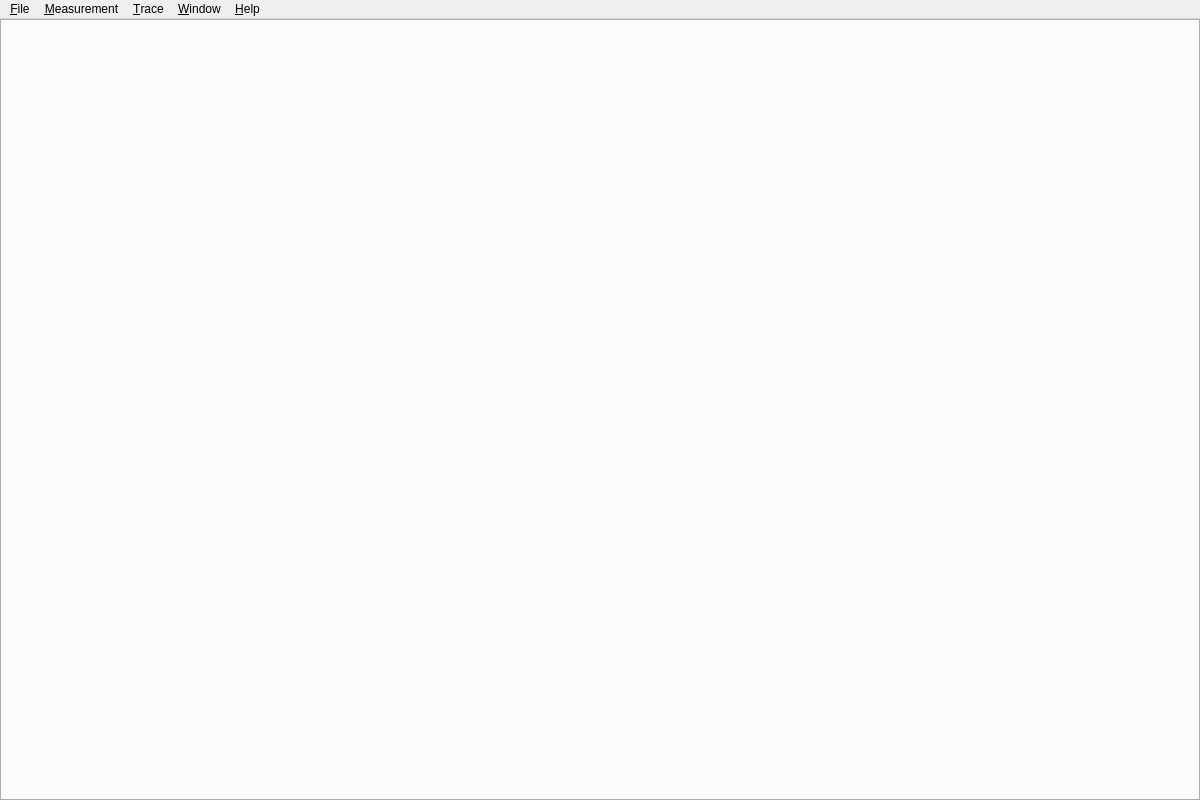
<?xml version="1.0" encoding="UTF-8"?>
<ui version="4.0">
 <class>MainWindow</class>
 <widget class="QMainWindow" name="MainWindow">
  <property name="geometry">
   <rect>
    <x>0</x>
    <y>0</y>
    <width>1200</width>
    <height>800</height>
   </rect>
  </property>
  <property name="windowTitle">
   <string>Canal</string>
  </property>
  <property name="documentMode">
   <bool>false</bool>
  </property>
  <property name="unifiedTitleAndToolBarOnMac">
   <bool>true</bool>
  </property>
  <widget class="QWidget" name="centralwidget">
   <layout class="QVBoxLayout" name="verticalLayout">
    <property name="spacing">
     <number>3</number>
    </property>
    <property name="leftMargin">
     <number>0</number>
    </property>
    <property name="topMargin">
     <number>0</number>
    </property>
    <property name="rightMargin">
     <number>0</number>
    </property>
    <property name="bottomMargin">
     <number>0</number>
    </property>
    <item>
     <widget class="QTabWidget" name="mainTabs">
      <property name="autoFillBackground">
       <bool>false</bool>
      </property>
      <property name="tabPosition">
       <enum>QTabWidget::South</enum>
      </property>
      <property name="tabShape">
       <enum>QTabWidget::Rounded</enum>
      </property>
      <property name="currentIndex">
       <number>-1</number>
      </property>
      <property name="elideMode">
       <enum>Qt::ElideNone</enum>
      </property>
      <property name="tabsClosable">
       <bool>false</bool>
      </property>
      <property name="movable">
       <bool>true</bool>
      </property>
     </widget>
    </item>
   </layout>
  </widget>
  <widget class="QMenuBar" name="menubar">
   <property name="geometry">
    <rect>
     <x>0</x>
     <y>0</y>
     <width>1200</width>
     <height>21</height>
    </rect>
   </property>
   <widget class="QMenu" name="menuFile">
    <property name="title">
     <string>&amp;File</string>
    </property>
    <addaction name="action_WorkspaceNew"/>
    <addaction name="separator"/>
    <addaction name="action_WorkspaceOpen"/>
    <addaction name="action_WorkspaceSave"/>
    <addaction name="action_WorkspaceSaveAs"/>
    <addaction name="separator"/>
    <addaction name="action_Quit"/>
   </widget>
   <widget class="QMenu" name="menuWindow">
    <property name="title">
     <string>&amp;Window</string>
    </property>
    <widget class="QMenu" name="menu_New">
     <property name="title">
      <string>&amp;New</string>
     </property>
	 <addaction name="actionAdcs_View"/>
     <addaction name="actionEps_View"/>
     <addaction name="actionRadio_View"/>
     <addaction name="actionUvhf_View"/>
     <addaction name="actionBeacon_View"/>
     <addaction name="actionTransmit_View"/>
	 <!--
     <addaction name="action_Trace_View"/>
     <addaction name="actionLog_View"/>
     <addaction name="actionGraph_View"/>
     <addaction name="actionCan_Status_View"/>
     <addaction name="actionGraph_View_2"/>
     <addaction name="actionTransmit_View"/>
	 -->
    </widget>
    <addaction name="menu_New"/>
   </widget>
   <widget class="QMenu" name="menuMeasurement">
    <property name="title">
     <string>&amp;Measurement</string>
    </property>
    <addaction name="actionStart_Measurement"/>
    <addaction name="actionStop_Measurement"/>
    <addaction name="separator"/>
    <addaction name="actionSetup"/>
   </widget>
   <widget class="QMenu" name="menuHelp">
    <property name="title">
     <string>&amp;Help</string>
    </property>
    <addaction name="actionAbout"/>
   </widget>
   <widget class="QMenu" name="menu_Trace">
    <property name="title">
     <string>&amp;Trace</string>
    </property>
    <addaction name="action_TraceClear"/>
    <addaction name="separator"/>
    <addaction name="actionSave_Trace_to_file"/>
   </widget>
   <addaction name="menuFile"/>
   <addaction name="menuMeasurement"/>
   <addaction name="menu_Trace"/>
   <addaction name="menuWindow"/>
   <addaction name="menuHelp"/>
  </widget>
  <action name="action_Quit">
   <property name="text">
    <string>E&amp;xit</string>
   </property>
   <property name="shortcut">
    <string>Alt+F4</string>
   </property>
  </action>
  <action name="actionAdcs_View">
   <property name="text">
    <string>&amp;ADCS View</string>
   </property>
   <property name="shortcut">
    <string>Ctrl+Shift+A</string>
   </property>
  </action>
  
  <action name="actionEps_View">
   <property name="text">
    <string>&amp;Eps View</string>
   </property>
   <property name="shortcut">
    <string>Ctrl+Shift+E</string>
   </property>
  </action>
  
  <action name="actionRadio_View">
   <property name="text">
    <string>&amp;Radio View</string>
   </property>
   <property name="shortcut">
    <string>Ctrl+Shift+R</string>
   </property>
  </action>
  
  <!--
  <action name="action_Trace_View">
   <property name="text">
    <string>&amp;Trace View</string>
   </property>
   <property name="shortcut">
    <string>Ctrl+Shift+T</string>
   </property>
  </action>
  
  <action name="actionLog_View">
   <property name="text">
    <string>&amp;Log View</string>
   </property>
   <property name="shortcut">
    <string>Ctrl+Shift+L</string>
   </property>
  </action>
  
  <action name="actionSetup">
   <property name="text">
    <string>&amp;Setup...</string>
   </property>
   <property name="shortcut">
    <string>Ctrl+Alt+S</string>
   </property>
  </action>
  -->
  <action name="actionStart_Measurement">
   <property name="text">
    <string>Star&amp;t Measurement</string>
   </property>
   <property name="shortcut">
    <string>F5</string>
   </property>
  </action>
  <action name="actionStop_Measurement">
   <property name="text">
    <string>Sto&amp;p Measurement</string>
   </property>
   <property name="shortcut">
    <string>Shift+F5</string>
   </property>
  </action>
  <action name="actionAbout">
   <property name="text">
    <string>&amp;About</string>
   </property>
  </action>
  <action name="actionSave_Trace_to_file">
   <property name="text">
    <string>&amp;Save Trace to file...</string>
   </property>
  </action>
  <!--
  <action name="actionGraph_View">
   <property name="enabled">
    <bool>false</bool>
   </property>
   <property name="text">
    <string>&amp;Graph View</string>
   </property>
   <property name="shortcut">
    <string>Ctrl+Shift+G</string>
   </property>
   <property name="visible">
    <bool>false</bool>
   </property>
  </action>
  <action name="action_WorkspaceNew">
   <property name="text">
    <string>&amp;New Workspace...</string>
   </property>
   <property name="shortcut">
    <string>Ctrl+N</string>
   </property>
  </action>
  <action name="action_WorkspaceSave">
   <property name="text">
    <string>&amp;Save Workspace</string>
   </property>
   <property name="shortcut">
    <string>Ctrl+S</string>
   </property>
  </action>
  <action name="action_WorkspaceSaveAs">
   <property name="text">
    <string>Save Workspace &amp;As...</string>
   </property>
   <property name="shortcut">
    <string>Ctrl+Shift+S</string>
   </property>
  </action>
  <action name="action_WorkspaceOpen">
   <property name="text">
    <string>&amp;Open Workspace...</string>
   </property>
   <property name="shortcut">
    <string>Ctrl+O</string>
   </property>
  </action>
  -->
  <action name="action_TraceClear">
   <property name="text">
    <string>&amp;Clear</string>
   </property>
   <property name="shortcut">
    <string>Esc</string>
   </property>
  </action>
  
  <!--
  <action name="actionCan_Status_View">
   <property name="text">
    <string>Can &amp;Status View</string>
   </property>
  </action>
  <action name="actionGraph_View_2">
   <property name="text">
    <string>Graph View</string>
   </property>
  </action>
  -->
  <action name="actionTransmit_View">
   <property name="text">
    <string>Transmit View</string>
   </property>
  </action>
 </widget>
 <resources/>
 <connections>
  <connection>
   <sender>action_Quit</sender>
   <signal>triggered()</signal>
   <receiver>MainWindow</receiver>
   <slot>close()</slot>
   <hints>
    <hint type="sourcelabel">
     <x>-1</x>
     <y>-1</y>
    </hint>
    <hint type="destinationlabel">
     <x>399</x>
     <y>299</y>
    </hint>
   </hints>
  </connection>
 </connections>
</ui>
